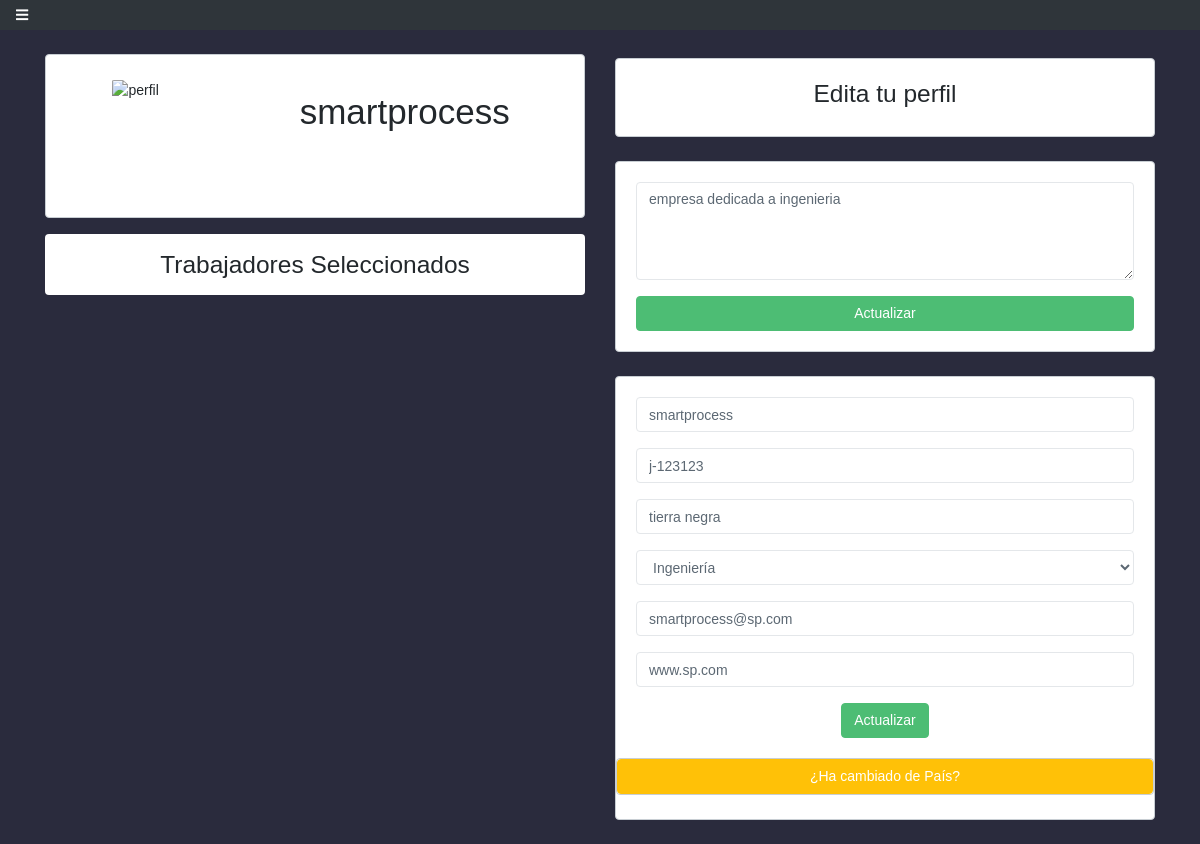
/perfilEmpresa.php (signed in), run on the app's committed database.
### tables this page shows
CREATE TABLE `empresa` (
  `idempresa` int(11) NOT NULL,
  `nombreEmpresa` varchar(45) NOT NULL,
  `descripcionEmpresa` varchar(140) NOT NULL,
  `rif` varchar(45) NOT NULL,
  `direccionEmpresa` varchar(45) NOT NULL,
  `areaEmpresa` varchar(45) NOT NULL,
  `correoEmpresa` varchar(45) NOT NULL,
  `webEmpresa` varchar(45) DEFAULT NULL,
  `contrasenaEmpresa` varchar(45) NOT NULL,
  `imagenEmpresa` varchar(1000) NOT NULL DEFAULT './img-empresa/perfil-predeterminado.png',
  `preguntaSeguridad` char(150) DEFAULT NULL,
  `respuestaSeguridad` char(150) DEFAULT NULL,
  `idpais` int(11) DEFAULT NULL,
  `idestado` int(11) DEFAULT NULL
);

### perfilEmpresa.php (the view, shortened to what this page needs)
<?php include("includes/headerEmpresa.php") ?>
<?php
include("includes/conexion.php");
$idempresa = $_SESSION['idempresa'];
$query = "SELECT nombreEmpresa FROM empresa where idempresa='$idempresa'";
$resultado = mysqli_query($conexion, $query);
$nombreEmpresa = mysqli_fetch_array($resultado)[0];
?>
<div class="container mt-4">
    <div class="row text-center">
        <div class="col-md-6">
            <div class="card mb-3" style="max-width: 540px;">
                <div class="row no-gutters">
                    <div class="col-md-4">
                        <div class="contenedor-foto-perfil my-4" data-toggle="modal" data-target="#subirFoto">
                            <img src="" alt="perfil" class="responsive bg-white" id="fotoPerfil" style="border-radius: 5%">
                        </div>
                    </div>
                    <div class="col-md-8">
                        <div class="card-body">
                            <div class="card-title">
                            <h1 class="p-3 mb-5 bg-white text-break" id="nomG"><?php echo $nombreEmpresa; ?></h1> </div>
                        </div>
                    </div>
                </div>
            </div>
        <h3 class="bg-white p-3 rounded">Trabajadores Seleccionados</h3>
        <div style="max-height: 23rem; overflow: auto;" >
        </div>
        </div>
        <div class="col-md-6">
        <div class="card card-body mt-1">
            <h3>Edita tu perfil</h3>
        </div>
        <div>
                <?php include("includes/mostrarDescripcionEmpresa.php") ?>
            </div>
        <div class="card mt-2">
                <div class="card-body">
                    <?php include("includes/datosEmpresa.php") ?>
                </div>
                <div class="card text-white">
                <button class="btn btn-warning text-white" data-toggle="modal" data-target="#localizacionModal" id="localizacionM">¿Ha cambiado de País?</button>
            </div>
            </div>
        </div>
    </div>
</div>
<?php include("includes/footer.php") ?>

### includes/mostrarDescripcionEmpresa.php (shortened to what this page needs)
<?php
include("conexion.php");
$idempresa = $_SESSION['idempresa'];
$query = "SELECT descripcionEmpresa FROM empresa where idempresa='$idempresa'";
$resultado = mysqli_query($conexion, $query);
while($row = mysqli_fetch_array($resultado))
{
   echo
   "
  <form  id='formularioDescripcionEmpresa' class='card card-body needs-validation' style='max-width: 540px;' novalidate>
                <div class='form-group text-center'>
    <textarea name='descripcion' id='descripcion' cols='30' rows='4' class='form-control' placeholder='Ingresa una breve descripción' maxlength='140'>".$row['descripcionEmpresa']."</textarea>
                </div>
                <button id='btnDescripcion' class='btn btn-success' type='submit'>Actualizar</button>
    </form>
   ";
}
?>

### includes/datosEmpresa.php (shortened to what this page needs)
<?php
include("conexion.php");
$idempresa = $_SESSION['idempresa'];
$query = "SELECT * FROM empresa where idempresa='$idempresa'";
$resultado = mysqli_query($conexion, $query);
while($row = mysqli_fetch_array($resultado))
{
   echo
   "
   <form id='formularioActualizacion' class='needs-validation' novalidate  >
   <div class='form-group'>
                            <input type='text' id='nombreEmpresa' name='nombreEmpresa' value='".$row['nombreEmpresa']."' class='form-control' required maxlength='50' placeholder='Nombre de la empresa'>
    </div>
    <div class='form-group'>
                            <input type='text' id='rif' name='rif' value='".$row['rif']."' class='form-control' required maxlength='12' placeholder='Rif de la empresa'>
    </div>
    <div class='form-group'>
                            <input type='text' id='direccionEmpresa' name='direccionEmpresa' value='".$row['direccionEmpresa']."' class='form-control' required maxlenth='100' placeholder='Dirección de la empresa'>
    </div>
    <div class='form-group'>
                    <select id='areaEmpresa' name='areaEmpresa' class='form-control' required>
                    <option value='".$row['areaEmpresa']."' >".$row['areaEmpresa']."</option>
                    </select>
                </div>
    <div class='form-group'>
                            <input type='email' id='correoEmpresa' name='correoEmpresa' value='".$row['correoEmpresa']."' class='form-control' required maxlength='45'>
    </div>
    <div class='form-group'>
                            <input type='text' id='webEmpresa' name='webEmpresa' value='".$row['webEmpresa']."' class='form-control' placeholder='web de la empresa'>
    </div>
    <button type='submit' class='btn btn-success' id='btnDatos'>
    Actualizar
    </button>
   </form>
   ";
}
?>

### css/custom.css (style rules this page uses)
* { margin: 0; padding: 0; }
.contenedor-foto-perfil { display: inline-block; text-align: center; position: relative; }

### css/dashboard.css (style rules this page uses)
* { padding: 0; margin: 0; -webkit-box-sizing: border-box; -moz-box-sizing: border-box; box-sizing: border-box; font-family: 'Droid Sans', sans-serif; outline: none; }
body { background-color: #2a2b3d; overflow: hidden; overflow-y: scroll; }

### data on the page
empresa: nombreEmpresa "smartprocess", descripcion "empresa dedicada a ingenieria", rif "j-123123", direccionEmpresa "tierra negra", areaEmpresa "Ingeniería", correoEmpresa "smartprocess@sp.com", webEmpresa "www.sp.com"
